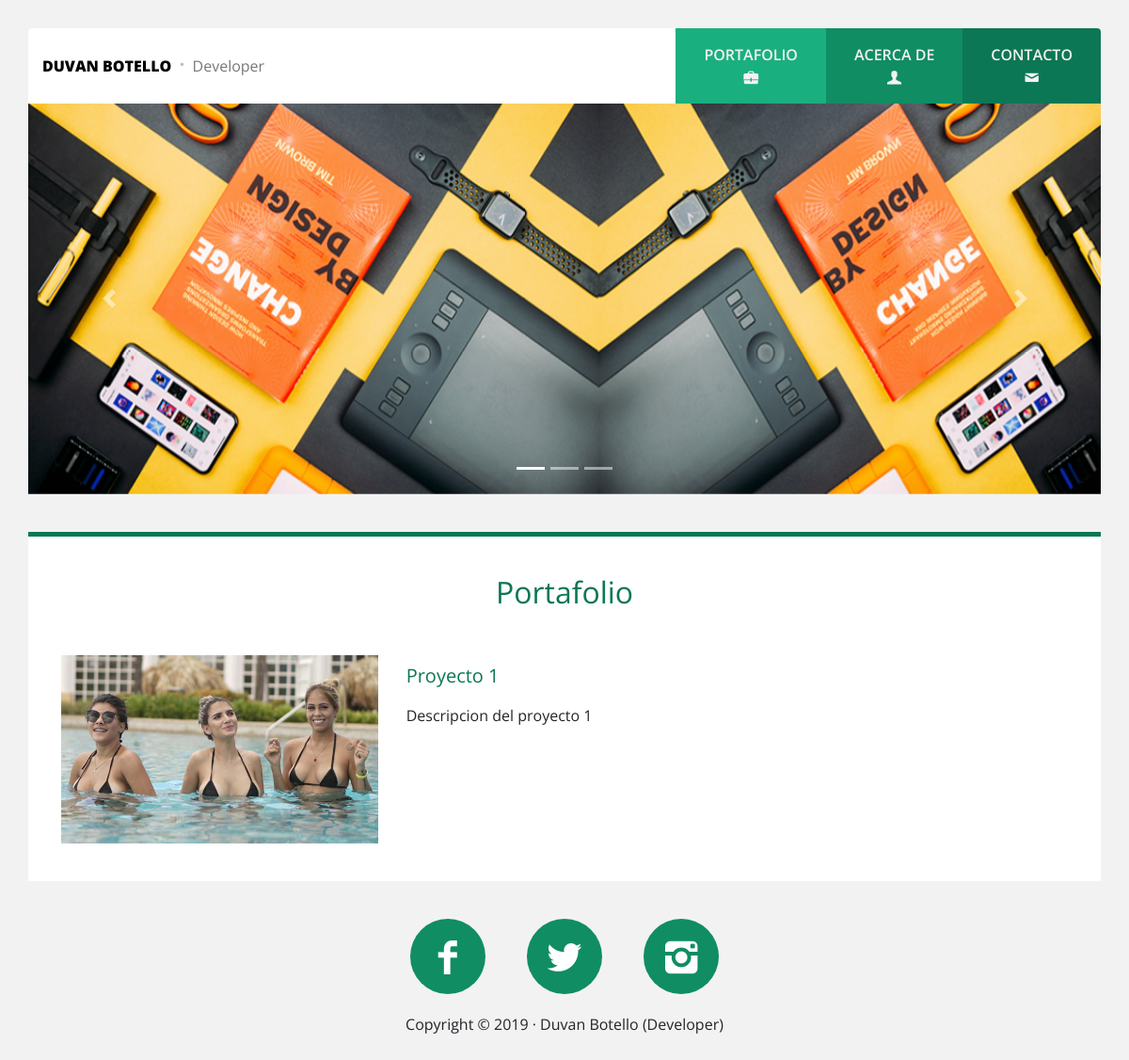
The app's page /, older data.
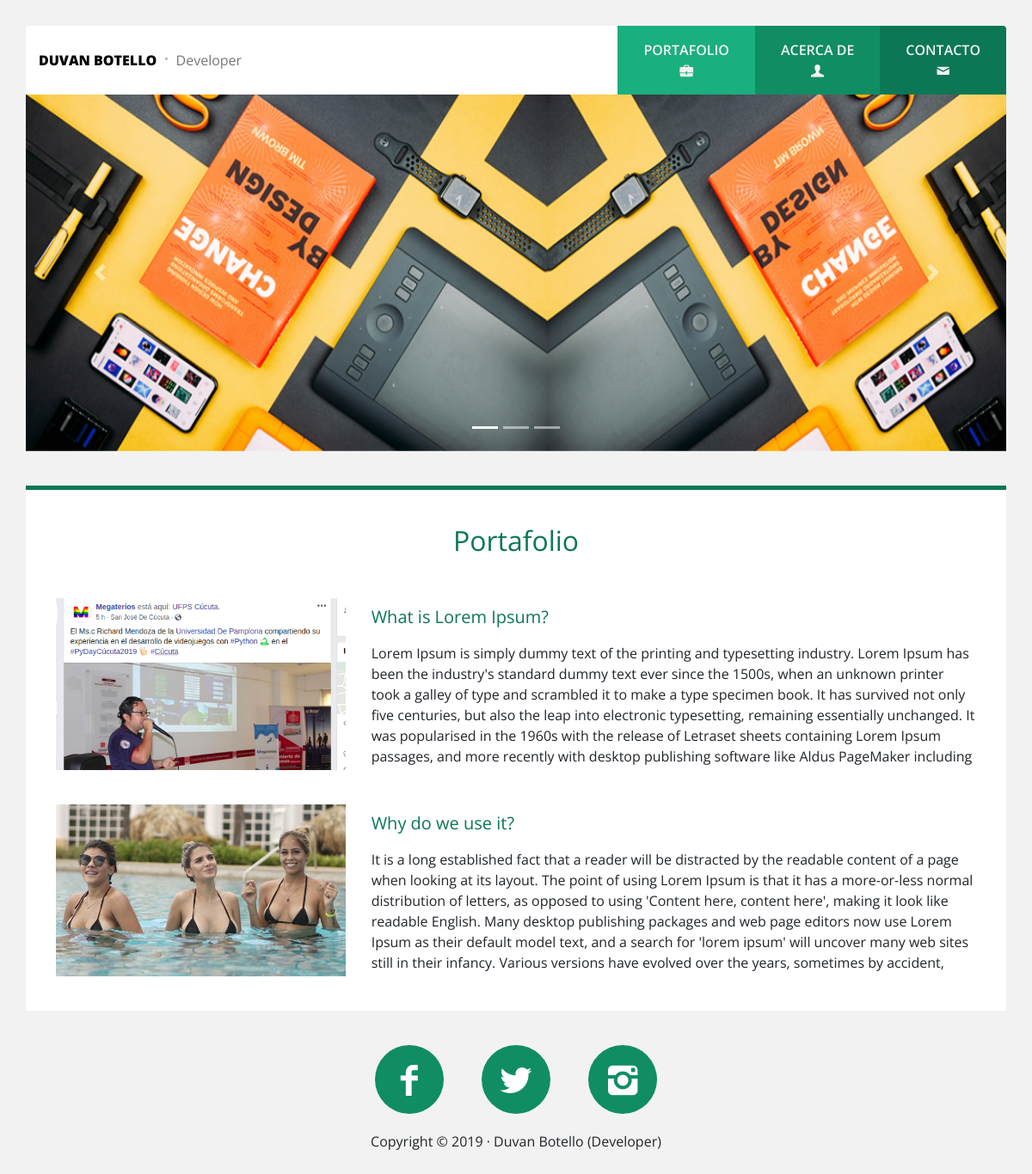
The same page, newer data.
### portfolio/models.py (models this page shows, shortened)
class Project(models.Model):
    title = models.CharField(max_length=200, verbose_name="Titulo")
    description = models.TextField(verbose_name="Descripcion")
    image = models.ImageField(verbose_name="Imagen", upload_to="Project") # upload_to me dice donde guardar la media de la app media
    link = models.URLField(null=True, blank=True, verbose_name="Direccion Web" )
    created = models.DateTimeField(auto_now_add=True,verbose_name="Fecha de creacion")
    updated = models.DateTimeField(auto_now_add=True,verbose_name="Fecha de Edicion")
    class Meta:
        verbose_name = "Proyecto"
        verbose_name_plural = "Proyectos"
        ordering = ["-created"]

### portfolio/views.py (the view)
# urls.py: path('', views.portfolio, name="portfolio"),
def portfolio(request):
    projects = Project.objects.all()
    return render(request, "portfolio/portfolio.html", {'projects': projects})

### portfolio/templates/portfolio/portfolio.html (shortened to what this page needs)
{% extends 'core/base.html' %}
{% load static %}
{% block slider %}
<div class="row slider">
	<div class="col">
		<div class="carousel slide" id="slider" data-ride="carousel">
			<ol class="carousel-indicators">
				<li data-target="#slider" data-slide-to="0" class="active"></li>
				<li data-target="#slider" data-slide-to="1"></li>
				<li data-target="#slider" data-slide-to="2"></li>
			</ol>
			<div class="carousel-inner">
				<div class="carousel-item active">
					<img src="{% static 'core/img/slide1.jpg' %}" class="d-block w-100" alt="Slide#1">
				</div>
			</div>
			<a class="carousel-control-prev" href="#slider" role="button" data-slide="prev">
				<span class="carousel-control-prev-icon" aria-hidden="true"></span>
			</a>
			<a class="carousel-control-next" href="#slider" role="button" data-slide="next">
				<span class="carousel-control-next-icon" aria-hidden="true"></span>
			</a>
		</div>
	</div>
</div>
{% endblock %}
{% block content %}
<main>
	<div class="container">
		<div class="row contenedor">
			<div class="col">
				<h2 class="titulo">Portafolio</h2>
				<div class="row projects justify-content-center">
				{% for project in projects %}
					<div class="content-project col-12 col-lg-4 col-md-4">
						<a href="" data-toggle="modal" data-target="#modal">
							<img src="{{ project.image.url }}" class="img-fluid" alt="...">
						</a>
					</div>
					<div class="content-project col-12 col-lg-8 col-md-8">
						<h5 class="title-project">{{ project.title }}</h5>
						<p> {{ project.description }} </p>
					</div>
				{% endfor %}
				</div>
			</div>
		</div>
	</div>
</main>
{% endblock %}

### core/templates/core/base.html (shortened to what this page needs)
<!DOCTYPE html>
<html lang="es">
<head>
	{% load static %}
	<link rel="stylesheet" href="{% static 'core/css/bootstrap.min.css' %}">
	<link rel="stylesheet" href="{% static 'core/css/fontello.css' %}">
	<link rel="stylesheet" href="{% static 'core/css/styles.css' %}">
</head>
<body>
	<header>
		<div class="container">
			<div class="nav row rounded-top align-items-stretch justify-content-between">
				<div
					class="col-md-12 col-lg logo d-flex align-items-center justify-content-center justify-content-lg-start">
					<a class="nombre" href="/">Duvan Botello</a>
					<samp class="icono icon-dot"></samp>
					<p>Developer</p>
				</div>
				<nav class="col-md-12 col-lg-auto menu d-flex align-items-stretch flex-wrap flex-sm-nowrap">
					<a href="{% url 'portfolio' %}" class="c-1 d-flex align-items-center">
						<div class="d-flex flex-column text-center">
							<span>Portafolio</span>
							<i class="icono icon-briefcase"></i>
						</div>
					</a>
					<a href="{% url 'about' %}" class="c-2 d-flex align-items-center">
						<div class="d-flex flex-column text-center">
							<span>Acerca de</span>
							<i class="icono icon-user"></i>
						</div>
					</a>
					<a href="{% url 'contact' %}" class="c-3 d-flex align-items-center">
						<div class="d-flex flex-column text-center">
							<span>Contacto</span>
							<i class="icono icon-mail"></i>
						</div>
					</a>
				</nav>
			</div>
            {%  block slider %}
            {% endblock %}
		</div>
	</header>
    {% block content %}
    {% endblock %}
	<footer>
		<div class="container">
			<div class="row redes-sociales justify-content-center">
				<div class="col-auto">
					<a href="#" class="icono icon-facebook facebook"></a>
					<a href="#" class="icono icon-twitter twitter"></a>
					<a href="#" class="icono icon-instagram instagram"></a>
				</div>
				<div class="col-12 text-center copyright">
					<samp>
						<p>Copyright &copy; 2019 · Duvan Botello (Developer) </p>
					</samp>
				</div>
			</div>
		</div>
	</footer>
</body>
</html>

### core/static/core/css/styles.css (style rules this page uses)
body { background: #f2f2f2; font-family: 'Open Sans', sans-serif; }
header { margin-top: 30px; }
header .nav { min-height: 80px; overflow: hidden; background: #fff; }
header .logo a, header .logo samp, header .logo p { font-size: 16px; display: inline-block; margin: 0; }
header .logo .nombre { font-weight: 800; text-transform: uppercase; text-decoration: none; color: black; }
header .logo .icono { color: #bfbfbf; }
header .logo p { color: #777777; }
header .menu { padding: 0; }
header .menu a { display: block; padding: 0 30px; text-decoration: none; color: #f2f2f2; }
header .menu a div span { font-weight: 600; text-transform: uppercase; }
header .menu .c-1 { background: #1aaf7e; }
header .menu .c-2 { background: #108d63; }
header .menu .c-3 { background: #0c7754; }
.slider { margin-bottom: 40px; }
.slider .col { padding: 0; }
.contenedor { background: #fff; border-top: 5px solid #0c7754; padding: 0 20px; }
.titulo { padding: 40px 0; text-align: center; color: #0c7754; font-family: 'Open Sans', sans-serif; font-weight: 400; }
.title-project { padding: 10px 0; color: #0c7754; font-family: 'Open Sans', sans-serif; font-weight: 400; }
.contenedor .projects .content-project { margin-bottom: 40px; max-height: 200px; overflow: hidden; }
.contenedor .projects .content-project a { background: #25d198; display: inline-block; }
.redes-sociales { padding: 40px 0; margin-bottom: 40px; text-align: center; }
.redes-sociales .icono { width: 80px; height: 80px; font-size: 40px; line-height: 80px; color: #fff; text-align: center; background: #108d63; display: inline-block; margin: 0px 20px; text-decoration: none; border-radius: 80px; transition: all .3s ease; }
.redes-sociales .copyright { padding: 20PX 0; }
.redes-sociales .copyright samp P { font-family: 'Open Sans', sans-serif; }

Row changes from the older to the newer data that the page shows:
added Project: image (picture), title "What is Lorem Ipsum?", description "Lorem Ipsum is simply dummy text of the printing and typesetting industry. Lorem Ipsum has been the industry's standard dummy text ever since the 1500s, when an unknown printer took a galley of type and scrambled it to make a type specimen book. It has survived not only five centuries, but also the leap into electronic typesetting, remaining essentially unchanged. It was popularised in the 1960s with the release of Letraset sheets containing Lorem Ipsum passages, and more recently with desktop publishing software like Aldus PageMaker including…"
changed Project: title "Proyecto 1" → "Why do we use it?"; description "Descripcion del proyecto 1" → "It is a long established fact that a reader will be distracted by the readable content of a page when looking at its layout. The point of using Lorem Ipsum is that it has a more-or-less normal distribution of letters, as opposed to using 'Content here, content here', making it look like readable English. Many desktop publishing packages and web page editors now use Lorem Ipsum as their default model text, and a search for 'lorem ipsum' will uncover many web sites still in their infancy. Various versions have evolved over the years, sometimes by accident,…"
